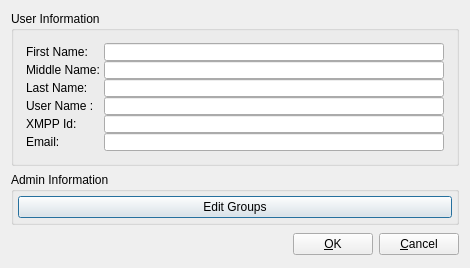
<?xml version="1.0" encoding="UTF-8"?>
<ui version="4.0">
 <class>UserDialogUI</class>
 <widget class="QDialog" name="UserDialogUI">
  <property name="geometry">
   <rect>
    <x>0</x>
    <y>0</y>
    <width>466</width>
    <height>261</height>
   </rect>
  </property>
  <property name="windowTitle">
   <string>User Info</string>
  </property>
  <layout class="QGridLayout" name="gridLayout">
   <item row="0" column="0">
    <widget class="QGroupBox" name="mUserGroup">
     <property name="sizePolicy">
      <sizepolicy hsizetype="MinimumExpanding" vsizetype="Fixed">
       <horstretch>0</horstretch>
       <verstretch>0</verstretch>
      </sizepolicy>
     </property>
     <property name="minimumSize">
      <size>
       <width>448</width>
       <height>155</height>
      </size>
     </property>
     <property name="title">
      <string>User Information</string>
     </property>
     <property name="checkable">
      <bool>false</bool>
     </property>
     <layout class="QGridLayout" name="gridLayout_2">
      <item row="0" column="0">
       <layout class="QGridLayout" name="_2">
        <property name="margin">
         <number>1</number>
        </property>
        <property name="spacing">
         <number>0</number>
        </property>
        <item row="0" column="1">
         <widget class="QLineEdit" name="mFirstName"/>
        </item>
        <item row="5" column="0">
         <widget class="QLabel" name="textLabel1">
          <property name="text">
           <string>User Name : </string>
          </property>
          <property name="buddy">
           <cstring></cstring>
          </property>
         </widget>
        </item>
        <item row="3" column="1">
         <widget class="QLineEdit" name="mLastName"/>
        </item>
        <item row="1" column="1">
         <widget class="QLineEdit" name="mMiddleName"/>
        </item>
        <item row="1" column="0">
         <widget class="QLabel" name="label_2">
          <property name="text">
           <string>Middle Name: </string>
          </property>
         </widget>
        </item>
        <item row="0" column="0">
         <widget class="QLabel" name="label">
          <property name="text">
           <string>First Name:</string>
          </property>
         </widget>
        </item>
        <item row="8" column="1">
         <widget class="QLineEdit" name="mEmail"/>
        </item>
        <item row="8" column="0">
         <widget class="QLabel" name="textLabel3">
          <property name="text">
           <string>Email:</string>
          </property>
         </widget>
        </item>
        <item row="6" column="0">
         <widget class="QLabel" name="textLabel4">
          <property name="text">
           <string>XMPP Id:</string>
          </property>
         </widget>
        </item>
        <item row="5" column="1">
         <widget class="QLineEdit" name="mUserName"/>
        </item>
        <item row="6" column="1">
         <widget class="QLineEdit" name="mXmpp"/>
        </item>
        <item row="3" column="0">
         <widget class="QLabel" name="label_3">
          <property name="text">
           <string>Last Name:</string>
          </property>
         </widget>
        </item>
       </layout>
      </item>
     </layout>
    </widget>
   </item>
   <item row="1" column="0">
    <widget class="QGroupBox" name="mAdminGroup">
     <property name="sizePolicy">
      <sizepolicy hsizetype="MinimumExpanding" vsizetype="Fixed">
       <horstretch>0</horstretch>
       <verstretch>0</verstretch>
      </sizepolicy>
     </property>
     <property name="title">
      <string>Admin Information</string>
     </property>
     <layout class="QGridLayout">
      <property name="margin">
       <number>4</number>
      </property>
      <property name="spacing">
       <number>6</number>
      </property>
      <item row="6" column="0">
       <layout class="QGridLayout">
        <property name="margin">
         <number>0</number>
        </property>
        <property name="spacing">
         <number>6</number>
        </property>
        <item row="0" column="0">
         <widget class="QPushButton" name="mEditGroups">
          <property name="minimumSize">
           <size>
            <width>212</width>
            <height>0</height>
           </size>
          </property>
          <property name="text">
           <string>Edit Groups</string>
          </property>
         </widget>
        </item>
       </layout>
      </item>
     </layout>
    </widget>
   </item>
   <item row="2" column="0">
    <layout class="QHBoxLayout">
     <property name="spacing">
      <number>6</number>
     </property>
     <property name="margin">
      <number>0</number>
     </property>
     <item>
      <spacer>
       <property name="orientation">
        <enum>Qt::Horizontal</enum>
       </property>
       <property name="sizeType">
        <enum>QSizePolicy::Expanding</enum>
       </property>
       <property name="sizeHint" stdset="0">
        <size>
         <width>155</width>
         <height>26</height>
        </size>
       </property>
      </spacer>
     </item>
     <item>
      <widget class="QPushButton" name="mOKButton">
       <property name="text">
        <string>&amp;OK</string>
       </property>
      </widget>
     </item>
     <item>
      <widget class="QPushButton" name="mCancelButton">
       <property name="text">
        <string>&amp;Cancel</string>
       </property>
       <property name="shortcut">
        <string>Alt+C</string>
       </property>
      </widget>
     </item>
    </layout>
   </item>
  </layout>
 </widget>
 <layoutdefault spacing="6" margin="11"/>
 <tabstops>
  <tabstop>mFirstName</tabstop>
  <tabstop>mMiddleName</tabstop>
  <tabstop>mLastName</tabstop>
  <tabstop>mUserName</tabstop>
  <tabstop>mXmpp</tabstop>
  <tabstop>mEmail</tabstop>
  <tabstop>mEditGroups</tabstop>
  <tabstop>mOKButton</tabstop>
  <tabstop>mCancelButton</tabstop>
 </tabstops>
 <resources/>
 <connections>
  <connection>
   <sender>mCancelButton</sender>
   <signal>clicked()</signal>
   <receiver>UserDialogUI</receiver>
   <slot>reject()</slot>
   <hints>
    <hint type="sourcelabel">
     <x>424</x>
     <y>355</y>
    </hint>
    <hint type="destinationlabel">
     <x>420</x>
     <y>353</y>
    </hint>
   </hints>
  </connection>
  <connection>
   <sender>mOKButton</sender>
   <signal>clicked()</signal>
   <receiver>UserDialogUI</receiver>
   <slot>accept()</slot>
   <hints>
    <hint type="sourcelabel">
     <x>349</x>
     <y>359</y>
    </hint>
    <hint type="destinationlabel">
     <x>345</x>
     <y>349</y>
    </hint>
   </hints>
  </connection>
 </connections>
</ui>
